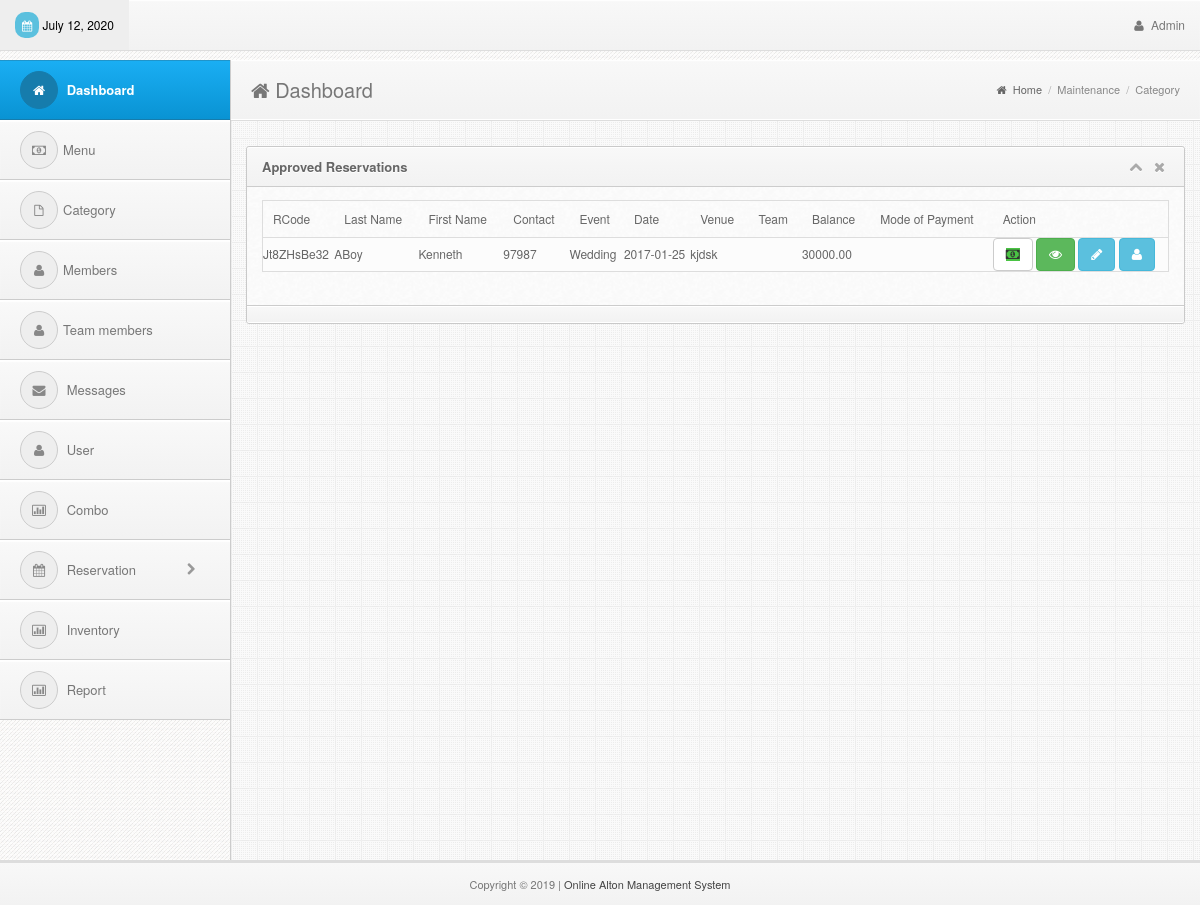
Screenshot of /admin/reservation.php (signed in) with the database file from the repository.
### tables this page shows
CREATE TABLE `reservation` (
  `rid` int(11) NOT NULL AUTO_INCREMENT,
  `r_date` date NOT NULL,
  `r_time` time NOT NULL,
  `r_last` varchar(30) NOT NULL,
  `r_first` varchar(30) NOT NULL,
  `r_contact` varchar(30) NOT NULL,
  `r_email` varchar(50) NOT NULL,
  `r_address` varchar(100) NOT NULL,
  `r_type` varchar(30) NOT NULL,
  `r_ocassion` varchar(50) NOT NULL,
  `r_motif` varchar(30) NOT NULL,
  `team_id` int(11) NOT NULL,
  `r_venue` varchar(100) NOT NULL,
  `payable` decimal(10,2) NOT NULL,
  `balance` decimal(10,2) NOT NULL,
  `r_status` varchar(10) NOT NULL,
  `date_reserved` date NOT NULL,
  `r_code` varchar(10) NOT NULL,
  PRIMARY KEY (`rid`)
);

### admin/reservation.php (the view, shortened to what this page needs)
<!DOCTYPE html>
<html lang="en">
<head>
  <?php include('../includes/links.php');?>
</head>
<body>
<div class="navbar navbar-fixed-top bs-docs-nav" role="banner">
    <div class="conjtainer">
      <?php include('../includes/topbar.php');?>
    </div>
  </div>
<div class="content" style="margin-top:20px">
    <?php include('../includes/sidebar.php');?>
    <div class="mainbar">
      <div class="page-head">
        <h2 class="pull-left"><i class="fa fa-home"></i> Dashboard</h2>
        <div class="bread-crumb pull-right">
          <a href="index.html"><i class="fa fa-home"></i> Home</a>
          <span class="divider">/</span>
          <a href="#" class="bread-current">Maintenance</a>
          <span class="divider">/</span>
          <a href="#" class="bread-current">Category</a>
        </div>
        <div class="clearfix"></div>
      </div>
      <div class="matter">
        <div class="container">
          <div class="row">
            <div class="col-md-12">
              <div class="widget">
                <div class="widget-head">
                  <div class="pull-left"> Approved Reservations
                  </div>
                  <div class="widget-icons pull-right">
                    <a href="#" class="wminimize"><i class="fa fa-chevron-up"></i></a>
                    <a href="#" class="wclose"><i class="fa fa-times"></i></a>
                  </div>
                  <div class="clearfix"></div>
                </div>
                <div class="widget-content">
                  <div class="padd">
              <div class="page-tables">
                <div class="table-responsive">
                  <table cellpadding="0" cellspacing="0" border="0" id="data-table" width="100%">
                    <thead>
                      <tr>
                        <th>RCode</th>
                        <th>Last Name</th>
                        <th>First Name</th>
                        <th>Contact</th>
                        <th>Event</th>
                        <th>Date</th>
                        <th>Venue</th>
                        <th>Team</th>
                        <th>Balance</th>
                        <th>Mode of Payment</th>
                        <th>Action</th>
                      </tr>
                    </thead>
                    <tbody>
<?php
include('../includes/dbcon.php');
    $query=mysqli_query($con,"select * from reservation left join team on reservation.team_id=team.team_id where r_status='Approved'")or die(mysqli_error($con));
      while ($row=mysqli_fetch_array($query)){
        $id=$row['rid'];
        $rcode=$row['r_code'];
        $first=$row['r_first'];
        $last=$row['r_last'];
        $contact=$row['r_contact'];
        $date=$row['r_date'];
        $venue=$row['r_venue'];
        $balance=$row['balance'];
        $type=$row['r_ocassion'];
        $team=$row['team_name'];
?>
                      <tr>
                        <td><?php echo $rcode;?></td>
                        <td><?php echo $last;?></td>
                        <td><?php echo $first;?></td>
                        <td><?php echo $contact;?></td>
                        <td><?php echo $type;?></td>
                        <td><?php echo $date;?></td>
                        <td><?php echo $venue;?></td>
                        <td><?php echo $team;?></td>
                        <td><?php echo $balance;?></td>
                        <td><?php echo $row['modeofpayment'];?></td>
                        <td>
                              <a href="#payment" class="btn btn-default" data-target="#payment<?php echo $id;?>" data-toggle="modal">
                                <i class="fa fa-money bgreen"></i>
                              </a>
                              <a href="reservation_view.php?id=<?php echo $id;?>" class="btn btn-success">
                                <i class="fa fa-eye"></i>
                              </a>
                              <a href="#update" class="btn btn-info" data-target="#update<?php echo $id;?>" data-toggle="modal">
                                <i class="fa fa-pencil"></i>
                              </a>
                              <a href="#assign" class="btn btn-info" data-target="#assign<?php echo $id;?>" data-toggle="modal">
                                <i class="fa fa-user"></i>
                              </a>
                        </td>
                      </tr>
<?php }?>
                    </tbody>
                  </table>
                </div>
                </div>
              </div>
                  </div>
                  <div class="widget-foot">
                  </div>
                </div>
              </div>
            </div>
          </div>
        </div>
      </div>
    </div>
<?php include('../includes/footer.php');?>
</body>
</html>

### admin/css/style.css (style rules this page uses)
body { font-size: 12px; line-height: 22px; color: #666; border-top: 3px solid #eee; background:#343434 url("../img/back.png") repeat; padding-top: 37px; -webkit-font-smoothing: antialiased; }
h1,h2,h3,h4,h5,h6 { padding: 2px 0px; margin: 2px 0px; color: #777; }
h2 { font-size: 25px; line-height: 35px; }
a { color: #026b9c; }
.bgreen { background: #4ac344; }
.navbar * { font-weight: normal !important; text-shadow:none !important; }
.navbar { background-color: #f8f8f8; background: -webkit-gradient(linear, left top, left bottom, from(#f8f8f8), to(#f2f2f2)); background: -webkit-linear-gradient(top, #f8f8f8, #f2f2f2); background: -moz-linear-gradient(top, #f8f8f8, #f2f2f2); background: -ms-linear-gradient(top, #f8f8f8, #f2f2f2); background: -o-linear-gradient(top, #f8f8f8, #f2f2f2); background: linear-gradient(top, #f8f8f8, #f2f2f2); border-bottom: 1px solid #ddd; box-shadow: inset 0px 1px 1px #fff; }
.mainbar { position: relative; margin-left: 230px; margin-right: 0px; width: auto; background:#eee url("../img/main-back.png") repeat; border-left: 1px solid #ccc; z-index: 50; min-height: 800px; }
.mainbar .container { max-width:100% !important; width: 100% !important; }
.page-tables #data-table { margin-bottom: 20px; }
.page-tables #data-table { border:1px solid #ddd; }
.page-tables table#data-table thead th { padding:7px 10px; font-weight:normal; border-bottom:0px; }
.page-tables table#data-table td { background:#fcfcfc; border-top:1px solid #ddd; }
.mainbar .page-head { background-color: #f8f8f8; background: -webkit-gradient(linear, left top, left bottom, from(#f8f8f8), to(#f2f2f2)); background: -webkit-linear-gradient(top, #f8f8f8, #f2f2f2); background: -moz-linear-gradient(top, #f8f8f8, #f2f2f2); background: -ms-linear-gradient(top, #f8f8f8, #f2f2f2); background: -o-linear-gradient(top, #f8f8f8, #f2f2f2); background: linear-gradient(top, #f8f8f8, #f2f2f2); padding: 8px 20px; border-bottom: 1px solid #fff; box-shadow: inset 0px 1px 1px #fff; }
.mainbar .page-head h2 { font-weight: normal; font-size: 20px; }
.mainbar .bread-crumb { font-size: 11px; margin-top: 10px; color: #aaa; }
.mainbar .bread-crumb i { margin-right: 3px; }
.mainbar .bread-crumb .divider { margin: 0px 3px; }
.mainbar .bread-crumb a { color: #666; }
.mainbar .bread-crumb a.bread-current { color: #888; }
.mainbar .matter { border-top: 1px solid #ddd; padding: 15px 0px; }
.widget { border: 1px solid #c9c9c9; border-radius: 3px; margin-top: 10px; margin-bottom: 20px; background: #fafafa url('../img/cream.png') repeat; }
.widget .padd, .modal-body { padding: 13px 15px; }
.widget .widget-head,.modal-header { background-color: #f8f8f8; background: -webkit-gradient(linear, left top, left bottom, from(#f8f8f8), to(#f2f2f2)); background: -webkit-linear-gradient(top, #f8f8f8, #f2f2f2); background: -moz-linear-gradient(top, #f8f8f8, #f2f2f2); background: -ms-linear-gradient(top, #f8f8f8, #f2f2f2); background: -o-linear-gradient(top, #f8f8f8, #f2f2f2); background: linear-gradient(top, #f8f8f8, #f2f2f2); border-top-right-radius: 3px; border-top-left-radius: 3px; text-shadow:0px 1px #fff; border-bottom: 1px solid #ccc; border-top: 1px solid #fff; color: #666; font-size: 13px; font-weight: bold; padding: 8px 15px; }
.widget .widget-head .widget-icons i { font-size: 14px; margin: 0px 4px; }
.widget .widget-head .widget-icons a { color: #aaa; }
.widget .widget-foot, .modal-footer { background-color: #f8f8f8; background: -webkit-gradient(linear, left top, left bottom, from(#f8f8f8), to(#f2f2f2)); background: -webkit-linear-gradient(top, #f8f8f8, #f2f2f2); background: -moz-linear-gradient(top, #f8f8f8, #f2f2f2); background: -ms-linear-gradient(top, #f8f8f8, #f2f2f2); background: -o-linear-gradient(top, #f8f8f8, #f2f2f2); background: linear-gradient(top, #f8f8f8, #f2f2f2); border-bottom-right-radius: 3px; border-bottom-left-radius: 3px; text-shadow:0px 1px #fff; border-bottom: 1px solid #fff; border-top: 1px solid #ccc; padding: 8px 15px; font-size: 12px; color: #555; box-shadow: inset 0px 1px 1px #fff; }

### rows the page displays
reservation: r_code "Jt8ZHsBe32", r_last "ABoy", r_first "Kenneth", r_contact "97987", r_ocassion "Wedding", r_date "2017-01-25", r_venue "kjdsk", balance "30000.00"
